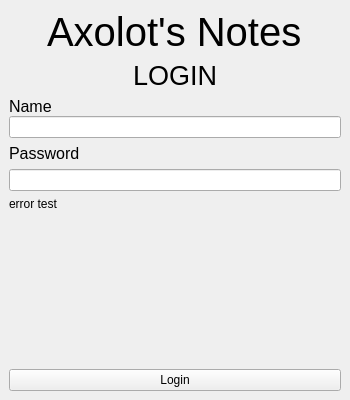
<?xml version="1.0" encoding="UTF-8"?>
<ui version="4.0">
 <class>MainWindow</class>
 <widget class="QMainWindow" name="MainWindow">
  <property name="geometry">
   <rect>
    <x>0</x>
    <y>0</y>
    <width>350</width>
    <height>400</height>
   </rect>
  </property>
  <property name="minimumSize">
   <size>
    <width>350</width>
    <height>400</height>
   </size>
  </property>
  <property name="maximumSize">
   <size>
    <width>350</width>
    <height>400</height>
   </size>
  </property>
  <property name="windowTitle">
   <string>Axolot's Notes - account login</string>
  </property>
  <property name="windowIcon">
   <iconset resource="res.qrc">
    <normaloff>:/icons/icons/axolot.png</normaloff>:/icons/icons/axolot.png</iconset>
  </property>
  <widget class="QWidget" name="centralwidget">
   <layout class="QVBoxLayout" name="verticalLayout_5">
    <item alignment="Qt::AlignHCenter">
     <widget class="QLabel" name="label_App">
      <property name="maximumSize">
       <size>
        <width>300</width>
        <height>45</height>
       </size>
      </property>
      <property name="font">
       <font>
        <family>Segoe UI</family>
        <pointsize>30</pointsize>
        <bold>false</bold>
        <underline>false</underline>
       </font>
      </property>
      <property name="cursor">
       <cursorShape>ArrowCursor</cursorShape>
      </property>
      <property name="text">
       <string>Axolot's Notes</string>
      </property>
      <property name="textFormat">
       <enum>Qt::AutoText</enum>
      </property>
      <property name="scaledContents">
       <bool>true</bool>
      </property>
     </widget>
    </item>
    <item alignment="Qt::AlignHCenter">
     <widget class="QLabel" name="label_log">
      <property name="font">
       <font>
        <pointsize>20</pointsize>
        <bold>false</bold>
       </font>
      </property>
      <property name="layoutDirection">
       <enum>Qt::LeftToRight</enum>
      </property>
      <property name="text">
       <string>LOGIN</string>
      </property>
     </widget>
    </item>
    <item>
     <layout class="QVBoxLayout" name="verticalLayout_2">
      <property name="spacing">
       <number>0</number>
      </property>
      <item>
       <widget class="QLabel" name="label_name">
        <property name="maximumSize">
         <size>
          <width>400</width>
          <height>300</height>
         </size>
        </property>
        <property name="font">
         <font>
          <pointsize>12</pointsize>
         </font>
        </property>
        <property name="text">
         <string>Name</string>
        </property>
       </widget>
      </item>
      <item>
       <widget class="QLineEdit" name="lineEdit_name"/>
      </item>
     </layout>
    </item>
    <item>
     <layout class="QVBoxLayout" name="verticalLayout">
      <item>
       <widget class="QLabel" name="label_password">
        <property name="maximumSize">
         <size>
          <width>400</width>
          <height>300</height>
         </size>
        </property>
        <property name="font">
         <font>
          <pointsize>12</pointsize>
         </font>
        </property>
        <property name="text">
         <string>Password</string>
        </property>
       </widget>
      </item>
      <item>
       <widget class="QLineEdit" name="lineEdit_password"/>
      </item>
     </layout>
    </item>
    <item>
     <widget class="QLabel" name="label_error">
      <property name="text">
       <string>error test</string>
      </property>
     </widget>
    </item>
    <item>
     <spacer name="verticalSpacer">
      <property name="orientation">
       <enum>Qt::Vertical</enum>
      </property>
      <property name="sizeType">
       <enum>QSizePolicy::MinimumExpanding</enum>
      </property>
      <property name="sizeHint" stdset="0">
       <size>
        <width>0</width>
        <height>126</height>
       </size>
      </property>
     </spacer>
    </item>
    <item>
     <widget class="QPushButton" name="pushButton">
      <property name="text">
       <string>Login</string>
      </property>
     </widget>
    </item>
   </layout>
  </widget>
 </widget>
 <resources>
  <include location="res.qrc"/>
 </resources>
 <connections/>
</ui>
